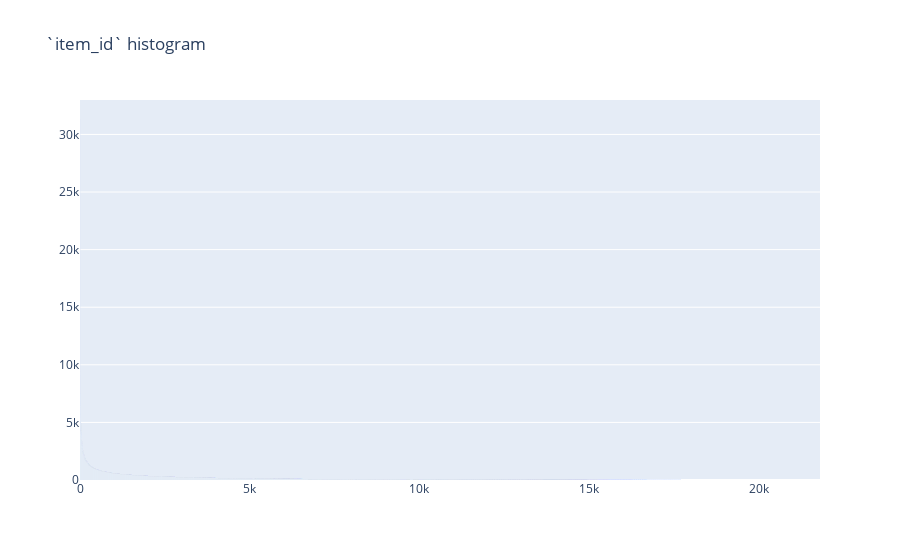

This figure's notebook cell:
### Code cell
layout = go.Layout(
    title='`item_id` histogram'
)
fig = go.Figure(data=[go.Bar(y=sales_train['item_id'].value_counts(normalize=False))], layout=layout)
fig.show()

### Figure 1 — Plotly figure (JSON) as saved in the notebook; plotly's stock layout.template omitted (floating-point values rounded to 4 significant figures; data arrays with more than 128 entries replaced by an {"elided": "..."} marker saying what was removed)
{"data": [{"type": "bar", "y": {"elided": "21807 int values"}}], "layout": {"title": {"text": "`item_id` histogram"}}}
